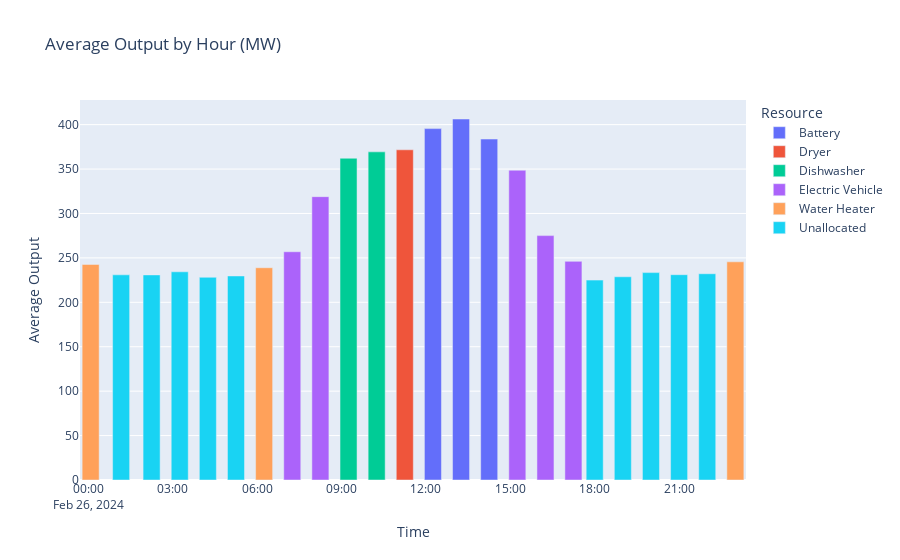

Notebook code for this chart:
### Markdown cell above
## Allocate resources by priority, to windows of time with most energy output

We sort the output of energy in descending order, so we can prioritize allocating to windows of time with most energy output

**Note**: In this simple implementation we do not consider that the resources could be allocated in parallel

We can see that the windows with lowest energy output unallocated to our resources.

### Code cell
def allocate_resources_by_energy_output(resources, energy_output_averaged_by_hour):
    energy_output_averaged_by_hour_sorted = sorted(energy_output_averaged_by_hour, key=itemgetter(1), reverse=True)
    return allocate_resources(resources, energy_output_averaged_by_hour_sorted)

renewable_data_with_resources_allocated = allocate_resources_by_energy_output(resources, energy_output_averaged_by_hour)
show_chart_with_color(renewable_data_with_resources_allocated, "Resource", "Time", "Average Output", "Average Output by Hour (MW)")

### Figure 1 — Plotly figure (JSON) as saved in the notebook; plotly's stock layout.template omitted (floating-point values rounded to 4 significant figures)
{"data": [{"alignmentgroup": "True", "hovertemplate": "Resource=Battery<br>Time=%{x}<br>Average Output=%{y}<extra></extra>", "legendgroup": "Battery", "marker": {"color": "#636efa", "pattern": {"shape": ""}}, "name": "Battery", "offsetgroup": "Battery", "orientation": "v", "showlegend": true, "textposition": "auto", "type": "bar", "x": ["2024-02-26T13:15:00-05:00", "2024-02-26T12:15:00-05:00", "2024-02-26T14:15:00-05:00"], "xaxis": "x", "y": [406.3, 395.5, 383.8], "yaxis": "y"}, {"alignmentgroup": "True", "hovertemplate": "Resource=Dryer<br>Time=%{x}<br>Average Output=%{y}<extra></extra>", "legendgroup": "Dryer", "marker": {"color": "#EF553B", "pattern": {"shape": ""}}, "name": "Dryer", "offsetgroup": "Dryer", "orientation": "v", "showlegend": true, "textposition": "auto", "type": "bar", "x": ["2024-02-26T11:15:00-05:00"], "xaxis": "x", "y": [371.7], "yaxis": "y"}, {"alignmentgroup": "True", "hovertemplate": "Resource=Dishwasher<br>Time=%{x}<br>Average Output=%{y}<extra></extra>", "legendgroup": "Dishwasher", "marker": {"color": "#00cc96", "pattern": {"shape": ""}}, "name": "Dishwasher", "offsetgroup": "Dishwasher", "orientation": "v", "showlegend": true, "textposition": "auto", "type": "bar", "x": ["2024-02-26T10:15:00-05:00", "2024-02-26T09:15:00-05:00"], "xaxis": "x", "y": [369.3, 362.2], "yaxis": "y"}, {"alignmentgroup": "True", "hovertemplate": "Resource=Electric Vehicle<br>Time=%{x}<br>Average Output=%{y}<extra></extra>", "legendgroup": "Electric Vehicle", "marker": {"color": "#ab63fa", "pattern": {"shape": ""}}, "name": "Electric Vehicle", "offsetgroup": "Electric Vehicle", "orientation": "v", "showlegend": true, "textposition": "auto", "type": "bar", "x": ["2024-02-26T15:15:00-05:00", "2024-02-26T08:15:00-05:00", "2024-02-26T16:15:00-05:00", "2024-02-26T07:15:00-05:00", "2024-02-26T17:14:37-05:00"], "xaxis": "x", "y": [348.7, 318.9, 275.1, 256.9, 246.1], "yaxis": "y"}, {"alignmentgroup": "True", "hovertemplate": "Resource=Water Heater<br>Time=%{x}<br>Average Output=%{y}<extra></extra>", "legendgroup": "Water Heater", "marker": {"color": "#FFA15A", "pattern": {"shape": ""}}, "name": "Water Heater", "offsetgroup": "Water Heater", "orientation": "v", "showlegend": true, "textposition": "auto", "type": "bar", "x": ["2024-02-26T23:00:00-05:00", "2024-02-26T00:05:00-05:00", "2024-02-26T06:15:00-05:00"], "xaxis": "x", "y": [245.6, 242.6, 238.9], "yaxis": "y"}, {"alignmentgroup": "True", "hovertemplate": "Resource=Unallocated<br>Time=%{x}<br>Average Output=%{y}<extra></extra>", "legendgroup": "Unallocated", "marker": {"color": "#19d3f3", "pattern": {"shape": ""}}, "name": "Unallocated", "offsetgroup": "Unallocated", "orientation": "v", "showlegend": true, "textposition": "auto", "type": "bar", "x": ["2024-02-26T03:15:00-05:00", "2024-02-26T20:00:00-05:00", "2024-02-26T22:00:00-05:00", "2024-02-26T21:00:00-05:00", "2024-02-26T01:10:00-05:00", "2024-02-26T02:15:00-05:00", "2024-02-26T05:15:00-05:00", "2024-02-26T19:00:00-05:00", "2024-02-26T04:15:00-05:00", "2024-02-26T18:00:00-05:00"], "xaxis": "x", "y": [234.3, 233.4, 232.2, 231.1, 230.9, 230.8, 229.7, 228.8, 228.2, 225], "yaxis": "y"}], "layout": {"autosize": true, "barmode": "relative", "legend": {"title": {"text": "Resource"}, "tracegroupgap": 0}, "title": {"text": "Average Output by Hour (MW)"}, "xaxis": {"anchor": "y", "autorange": true, "domain": [0, 1], "range": ["2024-02-25 23:42:18.5", "2024-02-26 23:22:41.5"], "title": {"text": "Time"}, "type": "date"}, "yaxis": {"anchor": "x", "autorange": true, "domain": [0, 1], "range": [0, 427.7], "title": {"text": "Average Output"}, "type": "linear"}}}
